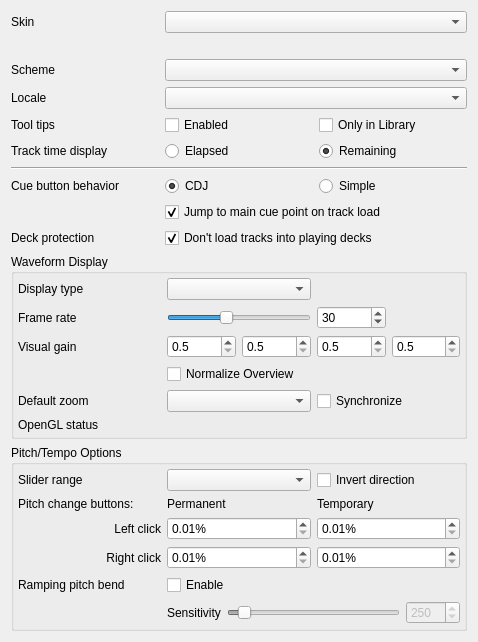
<?xml version="1.0" encoding="UTF-8"?>
<ui version="4.0">
 <class>DlgPrefControlsDlg</class>
 <widget class="QWidget" name="DlgPrefControlsDlg">
  <property name="geometry">
   <rect>
    <x>0</x>
    <y>0</y>
    <width>478</width>
    <height>642</height>
   </rect>
  </property>
  <property name="sizePolicy">
   <sizepolicy hsizetype="Minimum" vsizetype="Minimum">
    <horstretch>0</horstretch>
    <verstretch>0</verstretch>
   </sizepolicy>
  </property>
  <property name="windowTitle">
   <string>Form1</string>
  </property>
  <layout class="QGridLayout" name="gridLayout_3">
   <property name="sizeConstraint">
    <enum>QLayout::SetMaximumSize</enum>
   </property>
   <item row="0" column="0">
    <layout class="QGridLayout" name="mainOptionsLayout" rowstretch="0,0,0,0,0,0,0,0,0,0">
     <item row="0" column="0">
      <widget class="QLabel" name="TextLabelSkin">
       <property name="enabled">
        <bool>true</bool>
       </property>
       <property name="font">
        <font/>
       </property>
       <property name="text">
        <string>Skin</string>
       </property>
       <property name="wordWrap">
        <bool>false</bool>
       </property>
       <property name="buddy">
        <cstring>ComboBoxSkinconf</cstring>
       </property>
      </widget>
     </item>
     <item row="0" column="1" colspan="2">
      <widget class="QComboBox" name="ComboBoxSkinconf">
       <property name="sizePolicy">
        <sizepolicy hsizetype="Expanding" vsizetype="Fixed">
         <horstretch>0</horstretch>
         <verstretch>0</verstretch>
        </sizepolicy>
       </property>
       <property name="font">
        <font/>
       </property>
      </widget>
     </item>
     <item row="1" column="1" colspan="2">
      <widget class="QLabel" name="warningLabel">
       <property name="text">
        <string/>
       </property>
       <property name="alignment">
        <set>Qt::AlignJustify|Qt::AlignVCenter</set>
       </property>
      </widget>
     </item>
     <item row="2" column="0">
      <widget class="QLabel" name="TextLabelScheme">
       <property name="enabled">
        <bool>true</bool>
       </property>
       <property name="font">
        <font/>
       </property>
       <property name="text">
        <string>Scheme</string>
       </property>
       <property name="wordWrap">
        <bool>false</bool>
       </property>
       <property name="buddy">
        <cstring>ComboBoxSchemeconf</cstring>
       </property>
      </widget>
     </item>
     <item row="2" column="1" colspan="2">
      <widget class="QComboBox" name="ComboBoxSchemeconf">
       <property name="sizePolicy">
        <sizepolicy hsizetype="Expanding" vsizetype="Fixed">
         <horstretch>0</horstretch>
         <verstretch>0</verstretch>
        </sizepolicy>
       </property>
       <property name="font">
        <font/>
       </property>
      </widget>
     </item>
     <item row="7" column="0">
      <widget class="QLabel" name="TextLabelCueBehavior">
       <property name="text">
        <string>Cue button behavior</string>
       </property>
       <property name="buddy">
        <cstring>radioButtonCueCdj</cstring>
       </property>
      </widget>
     </item>
     <item row="5" column="2">
      <widget class="QRadioButton" name="radioButtonRemaining">
       <property name="text">
        <string>Remaining</string>
       </property>
       <property name="checked">
        <bool>true</bool>
       </property>
       <attribute name="buttonGroup">
        <string>buttonGroupTrackTime</string>
       </attribute>
      </widget>
     </item>
     <item row="5" column="1">
      <widget class="QRadioButton" name="radioButtonElapsed">
       <property name="text">
        <string>Elapsed</string>
       </property>
       <attribute name="buttonGroup">
        <string>buttonGroupTrackTime</string>
       </attribute>
      </widget>
     </item>
     <item row="5" column="0">
      <widget class="QLabel" name="TextLabelTrackTime">
       <property name="enabled">
        <bool>true</bool>
       </property>
       <property name="font">
        <font/>
       </property>
       <property name="text">
        <string>Track time display</string>
       </property>
       <property name="wordWrap">
        <bool>false</bool>
       </property>
       <property name="buddy">
        <cstring>radioButtonElapsed</cstring>
       </property>
      </widget>
     </item>
     <item row="7" column="1">
      <widget class="QRadioButton" name="radioButtonCueCdj">
       <property name="toolTip">
        <string>When playing, CUE stops deck and returns to cue point. When stopped, CUE sets the cue point or starts momentary playback.</string>
       </property>
       <property name="text">
        <string>CDJ</string>
       </property>
       <property name="checked">
        <bool>true</bool>
       </property>
       <attribute name="buttonGroup">
        <string>buttonGroupCueBehavior</string>
       </attribute>
      </widget>
     </item>
     <item row="7" column="2">
      <widget class="QRadioButton" name="radioButtonCueSimple">
       <property name="toolTip">
        <string>The CUE button sets and recalls the cue point but does not affect playback.</string>
       </property>
       <property name="text">
        <string>Simple</string>
       </property>
       <attribute name="buttonGroup">
        <string>buttonGroupCueBehavior</string>
       </attribute>
      </widget>
     </item>
     <item row="4" column="0">
      <widget class="QLabel" name="TextLabelTooltips">
       <property name="enabled">
        <bool>true</bool>
       </property>
       <property name="font">
        <font/>
       </property>
       <property name="text">
        <string>Tool tips</string>
       </property>
       <property name="wordWrap">
        <bool>false</bool>
       </property>
       <property name="buddy">
        <cstring>checkBoxTooltipsEnabled</cstring>
       </property>
      </widget>
     </item>
     <item row="4" column="1">
      <widget class="QCheckBox" name="checkBoxTooltipsEnabled">
       <property name="text">
        <string>Enabled</string>
       </property>
       <attribute name="buttonGroup">
        <string>buttonGroupTooltips</string>
       </attribute>
      </widget>
     </item>
     <item row="4" column="2">
      <widget class="QCheckBox" name="checkBoxTooltipsOnlyLibrary">
       <property name="toolTip">
        <string>Useful to see a whole text field in the Library without having to expand the column</string>
       </property>
       <property name="text">
        <string>Only in Library</string>
       </property>
       <property name="tristate">
        <bool>false</bool>
       </property>
       <attribute name="buttonGroup">
        <string>buttonGroupTooltips</string>
       </attribute>
      </widget>
     </item>
     <item row="3" column="0">
      <widget class="QLabel" name="textLabelLocale">
       <property name="text">
        <string>Locale</string>
       </property>
       <property name="buddy">
        <cstring>ComboBoxLocale</cstring>
       </property>
      </widget>
     </item>
     <item row="3" column="1" colspan="2">
      <widget class="QComboBox" name="ComboBoxLocale"/>
     </item>
     <item row="9" column="1" colspan="2">
      <widget class="QCheckBox" name="checkBoxDontLoadToPlayingDecks">
       <property name="text">
        <string>Don't load tracks into playing decks</string>
       </property>
       <property name="checked">
        <bool>true</bool>
       </property>
      </widget>
     </item>
     <item row="8" column="1" colspan="2">
      <widget class="QCheckBox" name="checkBoxJumpToCueOnLoad">
       <property name="text">
        <string>Jump to main cue point on track load</string>
       </property>
       <property name="checked">
        <bool>true</bool>
       </property>
      </widget>
     </item>
     <item row="9" column="0">
      <widget class="QLabel" name="TextlabelDeckProtection">
       <property name="text">
        <string>Deck protection</string>
       </property>
       <property name="buddy">
        <cstring>checkBoxDontLoadToPlayingDecks</cstring>
       </property>
      </widget>
     </item>
     <item row="6" column="0" colspan="3">
      <widget class="Line" name="line">
       <property name="orientation">
        <enum>Qt::Horizontal</enum>
       </property>
      </widget>
     </item>
    </layout>
   </item>
   <item row="2" column="0">
    <widget class="QGroupBox" name="groupBoxWaveform">
     <property name="sizePolicy">
      <sizepolicy hsizetype="Preferred" vsizetype="Preferred">
       <horstretch>0</horstretch>
       <verstretch>0</verstretch>
      </sizepolicy>
     </property>
     <property name="title">
      <string>Waveform Display</string>
     </property>
     <property name="checkable">
      <bool>false</bool>
     </property>
     <layout class="QGridLayout" name="gridLayout_7">
      <property name="margin">
       <number>4</number>
      </property>
      <item row="0" column="0">
       <layout class="QGridLayout" name="gridLayoutWaveform">
        <property name="sizeConstraint">
         <enum>QLayout::SetMaximumSize</enum>
        </property>
        <property name="leftMargin">
         <number>0</number>
        </property>
        <property name="horizontalSpacing">
         <number>-1</number>
        </property>
        <item row="0" column="0">
         <widget class="QLabel" name="waveformTypeLabel">
          <property name="sizePolicy">
           <sizepolicy hsizetype="Preferred" vsizetype="Preferred">
            <horstretch>0</horstretch>
            <verstretch>0</verstretch>
           </sizepolicy>
          </property>
          <property name="text">
           <string>Display type</string>
          </property>
          <property name="alignment">
           <set>Qt::AlignLeading|Qt::AlignLeft|Qt::AlignVCenter</set>
          </property>
          <property name="buddy">
           <cstring>waveformTypeComboBox</cstring>
          </property>
         </widget>
        </item>
        <item row="0" column="1">
         <widget class="QComboBox" name="waveformTypeComboBox"/>
        </item>
        <item row="1" column="0">
         <widget class="QLabel" name="frameRateLabel">
          <property name="text">
           <string>Frame rate</string>
          </property>
          <property name="alignment">
           <set>Qt::AlignLeading|Qt::AlignLeft|Qt::AlignVCenter</set>
          </property>
          <property name="buddy">
           <cstring>frameRateSlider</cstring>
          </property>
         </widget>
        </item>
        <item row="1" column="1">
         <widget class="QSlider" name="frameRateSlider">
          <property name="sizePolicy">
           <sizepolicy hsizetype="Preferred" vsizetype="Fixed">
            <horstretch>0</horstretch>
            <verstretch>0</verstretch>
           </sizepolicy>
          </property>
          <property name="maximumSize">
           <size>
            <width>16777215</width>
            <height>16777215</height>
           </size>
          </property>
          <property name="minimum">
           <number>10</number>
          </property>
          <property name="maximum">
           <number>60</number>
          </property>
          <property name="value">
           <number>30</number>
          </property>
          <property name="orientation">
           <enum>Qt::Horizontal</enum>
          </property>
         </widget>
        </item>
        <item row="1" column="2">
         <layout class="QHBoxLayout" name="horizontalLayout_10">
          <item>
           <widget class="QSpinBox" name="frameRateSpinBox">
            <property name="toolTip">
             <string/>
            </property>
            <property name="minimum">
             <number>10</number>
            </property>
            <property name="maximum">
             <number>60</number>
            </property>
            <property name="value">
             <number>30</number>
            </property>
           </widget>
          </item>
          <item>
           <widget class="QLabel" name="frameRateAverage">
            <property name="toolTip">
             <string>Displays the actual frame rate.</string>
            </property>
            <property name="text">
             <string/>
            </property>
           </widget>
          </item>
         </layout>
        </item>
        <item row="3" column="1">
         <layout class="QHBoxLayout" name="horizontalLayout_4">
          <item>
           <widget class="QDoubleSpinBox" name="allVisualGain">
            <property name="toolTip">
             <string>Global visual gain</string>
            </property>
            <property name="decimals">
             <number>1</number>
            </property>
            <property name="minimum">
             <double>0.500000000000000</double>
            </property>
            <property name="maximum">
             <double>5.000000000000000</double>
            </property>
            <property name="singleStep">
             <double>0.100000000000000</double>
            </property>
           </widget>
          </item>
          <item>
           <widget class="QDoubleSpinBox" name="lowVisualGain">
            <property name="toolTip">
             <string>Visual gain of the low frequencies</string>
            </property>
            <property name="decimals">
             <number>1</number>
            </property>
            <property name="minimum">
             <double>0.500000000000000</double>
            </property>
            <property name="maximum">
             <double>5.000000000000000</double>
            </property>
            <property name="singleStep">
             <double>0.100000000000000</double>
            </property>
           </widget>
          </item>
         </layout>
        </item>
        <item row="3" column="2">
         <layout class="QHBoxLayout" name="horizontalLayout_6">
          <item>
           <widget class="QDoubleSpinBox" name="midVisualGain">
            <property name="toolTip">
             <string>Visual gain of the middle frequencies</string>
            </property>
            <property name="decimals">
             <number>1</number>
            </property>
            <property name="minimum">
             <double>0.500000000000000</double>
            </property>
            <property name="maximum">
             <double>5.000000000000000</double>
            </property>
            <property name="singleStep">
             <double>0.100000000000000</double>
            </property>
           </widget>
          </item>
          <item>
           <widget class="QDoubleSpinBox" name="highVisualGain">
            <property name="toolTip">
             <string>Visual gain of the high frequencies</string>
            </property>
            <property name="decimals">
             <number>1</number>
            </property>
            <property name="minimum">
             <double>0.500000000000000</double>
            </property>
            <property name="maximum">
             <double>5.000000000000000</double>
            </property>
            <property name="singleStep">
             <double>0.100000000000000</double>
            </property>
           </widget>
          </item>
         </layout>
        </item>
        <item row="4" column="1">
         <widget class="QCheckBox" name="normalizeOverviewCheckBox">
          <property name="text">
           <string>Normalize Overview</string>
          </property>
         </widget>
        </item>
        <item row="5" column="0">
         <widget class="QLabel" name="defaultZoomLabel">
          <property name="text">
           <string>Default zoom</string>
          </property>
          <property name="alignment">
           <set>Qt::AlignLeading|Qt::AlignLeft|Qt::AlignVCenter</set>
          </property>
          <property name="buddy">
           <cstring>defaultZoomComboBox</cstring>
          </property>
         </widget>
        </item>
        <item row="5" column="1">
         <widget class="QComboBox" name="defaultZoomComboBox"/>
        </item>
        <item row="5" column="2">
         <widget class="QCheckBox" name="synchronizeZoomCheckBox">
          <property name="toolTip">
           <string>Synchronize zoom level across all waveform displays.</string>
          </property>
          <property name="text">
           <string>Synchronize</string>
          </property>
         </widget>
        </item>
        <item row="6" column="0">
         <widget class="QLabel" name="openGlStatusLabel">
          <property name="toolTip">
           <string/>
          </property>
          <property name="text">
           <string>OpenGL status</string>
          </property>
          <property name="alignment">
           <set>Qt::AlignLeading|Qt::AlignLeft|Qt::AlignVCenter</set>
          </property>
         </widget>
        </item>
        <item row="6" column="1">
         <widget class="QLabel" name="openGlStatusIcon">
          <property name="toolTip">
           <string>Displays which OpenGL version is supported by the current platform.</string>
          </property>
          <property name="text">
           <string/>
          </property>
         </widget>
        </item>
        <item row="3" column="0">
         <widget class="QLabel" name="visualGainLabel">
          <property name="text">
           <string>Visual gain</string>
          </property>
          <property name="alignment">
           <set>Qt::AlignLeading|Qt::AlignLeft|Qt::AlignVCenter</set>
          </property>
          <property name="buddy">
           <cstring>allVisualGain</cstring>
          </property>
         </widget>
        </item>
        <item row="0" column="2">
         <spacer name="horizontalSpacer">
          <property name="orientation">
           <enum>Qt::Horizontal</enum>
          </property>
          <property name="sizeType">
           <enum>QSizePolicy::Minimum</enum>
          </property>
          <property name="sizeHint" stdset="0">
           <size>
            <width>140</width>
            <height>20</height>
           </size>
          </property>
         </spacer>
        </item>
        <item row="4" column="0">
         <spacer name="horizontalSpacer_2">
          <property name="orientation">
           <enum>Qt::Horizontal</enum>
          </property>
          <property name="sizeType">
           <enum>QSizePolicy::Minimum</enum>
          </property>
          <property name="sizeHint" stdset="0">
           <size>
            <width>140</width>
            <height>20</height>
           </size>
          </property>
         </spacer>
        </item>
       </layout>
      </item>
     </layout>
    </widget>
   </item>
   <item row="3" column="0">
    <widget class="QGroupBox" name="groupBoxPitch">
     <property name="title">
      <string>Pitch/Tempo Options</string>
     </property>
     <layout class="QVBoxLayout" name="verticalLayout">
      <property name="margin">
       <number>4</number>
      </property>
      <item>
       <layout class="QGridLayout" name="gridLayoutPitchOptions" columnstretch="0,0,0">
        <property name="sizeConstraint">
         <enum>QLayout::SetDefaultConstraint</enum>
        </property>
        <item row="0" column="2">
         <widget class="QCheckBox" name="checkBoxInvertPitchSlider">
          <property name="toolTip">
           <string>Make the pitch sliders work like those on DJ turntables and CDJs where moving downward increases the speed</string>
          </property>
          <property name="text">
           <string>Invert direction</string>
          </property>
         </widget>
        </item>
        <item row="1" column="0">
         <widget class="QLabel" name="labelChangeButtons">
          <property name="text">
           <string>Pitch change buttons:</string>
          </property>
         </widget>
        </item>
        <item row="4" column="0">
         <widget class="QLabel" name="label_4">
          <property name="text">
           <string>Ramping pitch bend</string>
          </property>
          <property name="buddy">
           <cstring>checkBoxRateRamp</cstring>
          </property>
         </widget>
        </item>
        <item row="4" column="1">
         <widget class="QCheckBox" name="checkBoxRateRamp">
          <property name="toolTip">
           <string>Smoothly adjusts deck speed when temporary change buttons are held down</string>
          </property>
          <property name="text">
           <string>Enable</string>
          </property>
         </widget>
        </item>
        <item row="5" column="1" colspan="2">
         <layout class="QHBoxLayout" name="horizontalLayoutRampingOptions">
          <item>
           <widget class="QLabel" name="labelRateRampSensitivity">
            <property name="text">
             <string>Sensitivity</string>
            </property>
            <property name="buddy">
             <cstring>SliderRateRampSensitivity</cstring>
            </property>
           </widget>
          </item>
          <item>
           <widget class="QSlider" name="SliderRateRampSensitivity">
            <property name="enabled">
             <bool>false</bool>
            </property>
            <property name="sizePolicy">
             <sizepolicy hsizetype="Expanding" vsizetype="Fixed">
              <horstretch>0</horstretch>
              <verstretch>0</verstretch>
             </sizepolicy>
            </property>
            <property name="minimum">
             <number>100</number>
            </property>
            <property name="maximum">
             <number>2500</number>
            </property>
            <property name="singleStep">
             <number>50</number>
            </property>
            <property name="value">
             <number>250</number>
            </property>
            <property name="orientation">
             <enum>Qt::Horizontal</enum>
            </property>
           </widget>
          </item>
          <item>
           <widget class="QSpinBox" name="SpinBoxRateRampSensitivity">
            <property name="enabled">
             <bool>false</bool>
            </property>
            <property name="toolTip">
             <string>Value in milliseconds</string>
            </property>
            <property name="minimum">
             <number>100</number>
            </property>
            <property name="maximum">
             <number>2500</number>
            </property>
            <property name="singleStep">
             <number>1</number>
            </property>
            <property name="value">
             <number>250</number>
            </property>
           </widget>
          </item>
         </layout>
        </item>
        <item row="0" column="1">
         <widget class="QComboBox" name="ComboBoxRateRange">
          <property name="sizePolicy">
           <sizepolicy hsizetype="Preferred" vsizetype="Fixed">
            <horstretch>0</horstretch>
            <verstretch>0</verstretch>
           </sizepolicy>
          </property>
          <property name="font">
           <font/>
          </property>
         </widget>
        </item>
        <item row="0" column="0">
         <widget class="QLabel" name="TextLabelSliderRange">
          <property name="enabled">
           <bool>true</bool>
          </property>
          <property name="font">
           <font/>
          </property>
          <property name="text">
           <string>Slider range</string>
          </property>
          <property name="wordWrap">
           <bool>false</bool>
          </property>
          <property name="buddy">
           <cstring>ComboBoxRateRange</cstring>
          </property>
         </widget>
        </item>
        <item row="2" column="0">
         <widget class="QLabel" name="TextLabel6_2_3_2">
          <property name="enabled">
           <bool>true</bool>
          </property>
          <property name="font">
           <font/>
          </property>
          <property name="text">
           <string>Left click</string>
          </property>
          <property name="alignment">
           <set>Qt::AlignRight|Qt::AlignTrailing|Qt::AlignVCenter</set>
          </property>
          <property name="wordWrap">
           <bool>false</bool>
          </property>
          <property name="buddy">
           <cstring>spinBoxPermRateLeft</cstring>
          </property>
         </widget>
        </item>
        <item row="1" column="1">
         <widget class="QLabel" name="labelPermanent">
          <property name="text">
           <string>Permanent</string>
          </property>
         </widget>
        </item>
        <item row="3" column="0">
         <widget class="QLabel" name="TextLabel6_2_3_2_2">
          <property name="enabled">
           <bool>true</bool>
          </property>
          <property name="font">
           <font/>
          </property>
          <property name="text">
           <string>Right click</string>
          </property>
          <property name="alignment">
           <set>Qt::AlignRight|Qt::AlignTrailing|Qt::AlignVCenter</set>
          </property>
          <property name="wordWrap">
           <bool>false</bool>
          </property>
          <property name="buddy">
           <cstring>spinBoxPermRateRight</cstring>
          </property>
         </widget>
        </item>
        <item row="1" column="2">
         <widget class="QLabel" name="labelTemporary">
          <property name="text">
           <string>Temporary</string>
          </property>
         </widget>
        </item>
        <item row="2" column="1">
         <widget class="QDoubleSpinBox" name="spinBoxPermRateLeft">
          <property name="toolTip">
           <string>Permanent rate change when left-clicking</string>
          </property>
          <property name="accelerated">
           <bool>true</bool>
          </property>
          <property name="suffix">
           <string>%</string>
          </property>
          <property name="decimals">
           <number>2</number>
          </property>
          <property name="minimum">
           <double>0.010000000000000</double>
          </property>
          <property name="maximum">
           <double>10.000000000000000</double>
          </property>
          <property name="singleStep">
           <double>0.010000000000000</double>
          </property>
         </widget>
        </item>
        <item row="3" column="1">
         <widget class="QDoubleSpinBox" name="spinBoxPermRateRight">
          <property name="toolTip">
           <string>Permanent rate change when right-clicking</string>
          </property>
          <property name="accelerated">
           <bool>true</bool>
          </property>
          <property name="suffix">
           <string>%</string>
          </property>
          <property name="decimals">
           <number>2</number>
          </property>
          <property name="minimum">
           <double>0.010000000000000</double>
          </property>
          <property name="maximum">
           <double>10.000000000000000</double>
          </property>
          <property name="singleStep">
           <double>0.010000000000000</double>
          </property>
         </widget>
        </item>
        <item row="2" column="2">
         <widget class="QDoubleSpinBox" name="spinBoxTempRateLeft">
          <property name="toolTip">
           <string>Temporary rate change when left-clicking</string>
          </property>
          <property name="accelerated">
           <bool>true</bool>
          </property>
          <property name="suffix">
           <string>%</string>
          </property>
          <property name="decimals">
           <number>2</number>
          </property>
          <property name="minimum">
           <double>0.010000000000000</double>
          </property>
          <property name="maximum">
           <double>10.000000000000000</double>
          </property>
          <property name="singleStep">
           <double>0.010000000000000</double>
          </property>
         </widget>
        </item>
        <item row="3" column="2">
         <widget class="QDoubleSpinBox" name="spinBoxTempRateRight">
          <property name="toolTip">
           <string>Temporary rate change when right-clicking</string>
          </property>
          <property name="accelerated">
           <bool>true</bool>
          </property>
          <property name="suffix">
           <string>%</string>
          </property>
          <property name="decimals">
           <number>2</number>
          </property>
          <property name="minimum">
           <double>0.010000000000000</double>
          </property>
          <property name="maximum">
           <double>10.000000000000000</double>
          </property>
          <property name="singleStep">
           <double>0.010000000000000</double>
          </property>
         </widget>
        </item>
       </layout>
      </item>
     </layout>
    </widget>
   </item>
  </layout>
 </widget>
 <layoutdefault spacing="6" margin="11"/>
 <tabstops>
  <tabstop>ComboBoxSkinconf</tabstop>
  <tabstop>ComboBoxSchemeconf</tabstop>
  <tabstop>ComboBoxLocale</tabstop>
  <tabstop>checkBoxTooltipsEnabled</tabstop>
  <tabstop>checkBoxTooltipsOnlyLibrary</tabstop>
  <tabstop>radioButtonElapsed</tabstop>
  <tabstop>radioButtonRemaining</tabstop>
  <tabstop>radioButtonCueCdj</tabstop>
  <tabstop>radioButtonCueSimple</tabstop>
  <tabstop>checkBoxJumpToCueOnLoad</tabstop>
  <tabstop>checkBoxDontLoadToPlayingDecks</tabstop>
  <tabstop>waveformTypeComboBox</tabstop>
  <tabstop>frameRateSlider</tabstop>
  <tabstop>frameRateSpinBox</tabstop>
  <tabstop>allVisualGain</tabstop>
  <tabstop>lowVisualGain</tabstop>
  <tabstop>midVisualGain</tabstop>
  <tabstop>highVisualGain</tabstop>
  <tabstop>normalizeOverviewCheckBox</tabstop>
  <tabstop>defaultZoomComboBox</tabstop>
  <tabstop>synchronizeZoomCheckBox</tabstop>
  <tabstop>ComboBoxRateRange</tabstop>
  <tabstop>checkBoxInvertPitchSlider</tabstop>
  <tabstop>spinBoxPermRateLeft</tabstop>
  <tabstop>spinBoxTempRateLeft</tabstop>
  <tabstop>spinBoxPermRateRight</tabstop>
  <tabstop>spinBoxTempRateRight</tabstop>
  <tabstop>checkBoxRateRamp</tabstop>
  <tabstop>SliderRateRampSensitivity</tabstop>
  <tabstop>SpinBoxRateRampSensitivity</tabstop>
 </tabstops>
 <resources/>
 <connections>
  <connection>
   <sender>frameRateSlider</sender>
   <signal>valueChanged(int)</signal>
   <receiver>frameRateSpinBox</receiver>
   <slot>setValue(int)</slot>
   <hints>
    <hint type="sourcelabel">
     <x>569</x>
     <y>327</y>
    </hint>
    <hint type="destinationlabel">
     <x>710</x>
     <y>330</y>
    </hint>
   </hints>
  </connection>
  <connection>
   <sender>frameRateSpinBox</sender>
   <signal>valueChanged(int)</signal>
   <receiver>frameRateSlider</receiver>
   <slot>setValue(int)</slot>
   <hints>
    <hint type="sourcelabel">
     <x>710</x>
     <y>330</y>
    </hint>
    <hint type="destinationlabel">
     <x>569</x>
     <y>327</y>
    </hint>
   </hints>
  </connection>
  <connection>
   <sender>SliderRateRampSensitivity</sender>
   <signal>valueChanged(int)</signal>
   <receiver>SpinBoxRateRampSensitivity</receiver>
   <slot>setValue(int)</slot>
   <hints>
    <hint type="sourcelabel">
     <x>520</x>
     <y>662</y>
    </hint>
    <hint type="destinationlabel">
     <x>838</x>
     <y>665</y>
    </hint>
   </hints>
  </connection>
  <connection>
   <sender>SpinBoxRateRampSensitivity</sender>
   <signal>valueChanged(int)</signal>
   <receiver>SliderRateRampSensitivity</receiver>
   <slot>setValue(int)</slot>
   <hints>
    <hint type="sourcelabel">
     <x>838</x>
     <y>665</y>
    </hint>
    <hint type="destinationlabel">
     <x>520</x>
     <y>662</y>
    </hint>
   </hints>
  </connection>
 </connections>
 <buttongroups>
  <buttongroup name="buttonGroupTooltips">
   <property name="exclusive">
    <bool>false</bool>
   </property>
  </buttongroup>
  <buttongroup name="buttonGroupCueBehavior"/>
  <buttongroup name="buttonGroupTrackTime"/>
 </buttongroups>
</ui>
